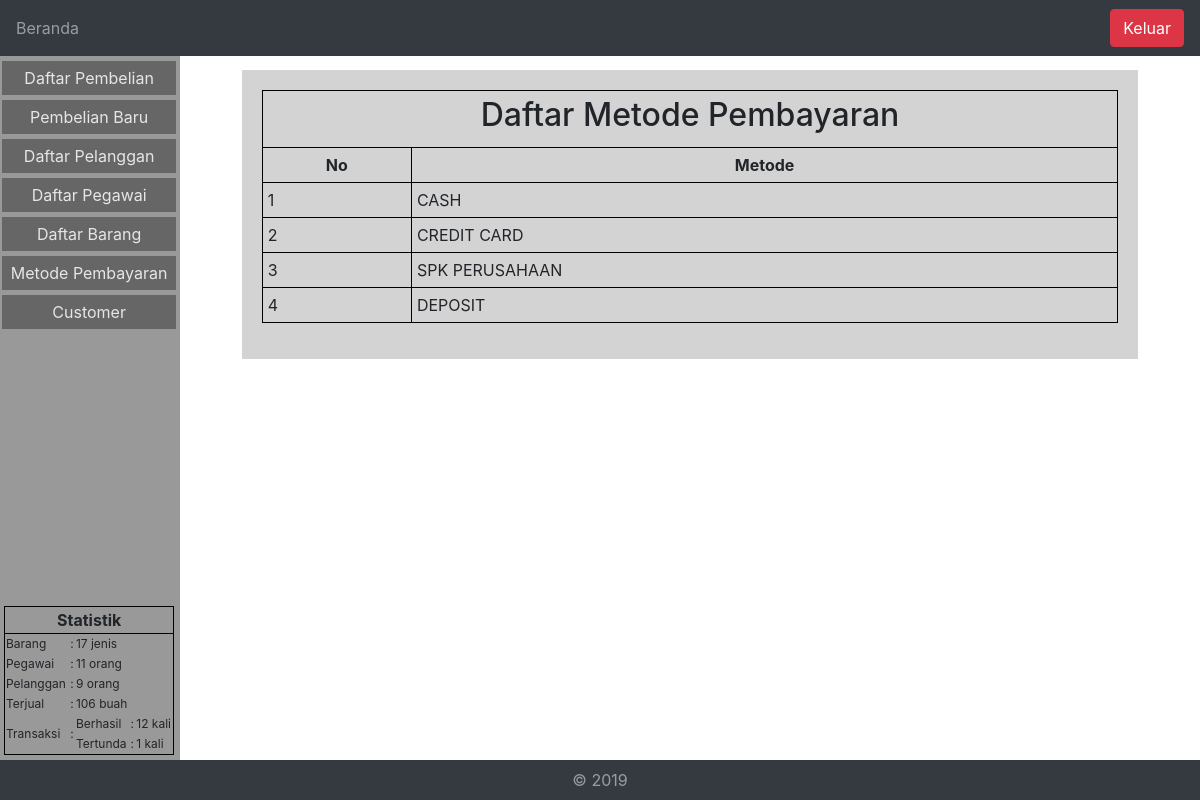
The app's page /?page=pembayaran (signed in) with its own data.
### tables this page shows
CREATE TABLE `pembayaran` (
  `idpembayaran` int(11) NOT NULL,
  `pembayaran_deskripsi` varchar(45) DEFAULT NULL
);

### classes/pembayaran.php (the view, shortened to what this page needs)
<?php
class Pembayaran{
	private $conn;
	public function __construct(){
		global $conn;
		$this->conn = $conn;
	}
	public function get_data($akses){
		$i = 1;
		$query = $this->conn->query("select * from pembayaran");
		while($data = $query->fetch_array()){
			echo '<tr>';
			echo '<td>'.$i.'</td><td>'.$data[1].'</td>';
			$i++;
		}
	}
}

### inc/css/style.css (style rules this page uses)
html { height: 100%; width: 100%; }
body { min-height:100%; display:flex; flex-direction:column; }
.table th, .table td { padding:5px; border-color: black; }

### records on screen
pembayaran: pembayaran_deskripsi "CASH"
pembayaran: pembayaran_deskripsi "CREDIT CARD"
pembayaran: pembayaran_deskripsi "SPK PERUSAHAAN"
pembayaran: pembayaran_deskripsi "DEPOSIT"

### other values on screen
$statistik->get_barang() "17"
$statistik->get_pegawai() "11"
$statistik->get_pelanggan() "9"
$statistik->get_pembelian() "106"
$statistik->get_faktur() "12"
$statistik->get_faktur_temp() "1"
